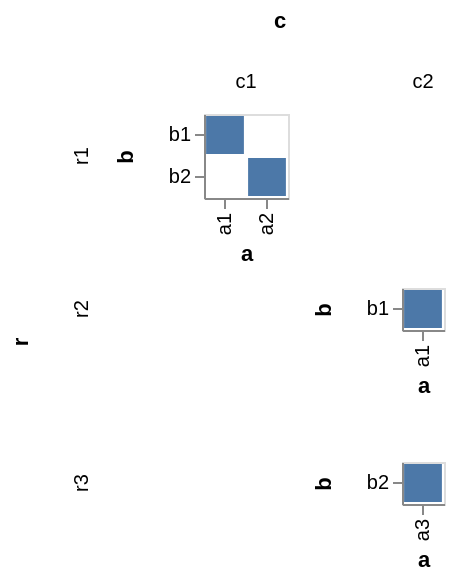

Write a Vega-Lite specification for this figure.
### Vega specification from a JSON file in a GitHub repository (floating-point values rounded to 4 significant figures)
{"$schema": "https://vega.github.io/schema/vega/v3.json", "autosize": "pad", "padding": 5, "data": [{"name": "source_0", "values": [{"r": "r1", "c": "c1", "a": "a1", "b": "b1"}, {"r": "r1", "c": "c1", "a": "a2", "b": "b2"}, {"r": "r2", "c": "c2", "a": "a1", "b": "b1"}, {"r": "r3", "c": "c2", "a": "a3", "b": "b2"}]}, {"name": "cross_column_domain_row_domain", "source": "source_0", "transform": [{"type": "aggregate", "groupby": ["c", "r"], "fields": ["a", "b"], "ops": ["distinct", "distinct"]}]}, {"name": "column_domain", "source": "cross_column_domain_row_domain", "transform": [{"type": "aggregate", "groupby": ["c"], "fields": ["distinct_a"], "ops": ["max"], "as": ["distinct_a"]}]}, {"name": "row_domain", "source": "cross_column_domain_row_domain", "transform": [{"type": "aggregate", "groupby": ["r"], "fields": ["distinct_b"], "ops": ["max"], "as": ["distinct_b"]}]}], "signals": [{"name": "child_x_step", "value": 21}, {"name": "child_y_step", "value": 21}], "layout": {"padding": {"row": 10, "column": 10}, "offset": {"rowTitle": 10, "columnTitle": 10}, "columns": {"signal": "length(data('column_domain'))"}, "bounds": "full", "align": "all"}, "marks": [{"name": "row-title", "type": "group", "role": "row-title", "title": {"text": "r", "offset": 10, "orient": "left", "style": "guide-title"}}, {"name": "column-title", "type": "group", "role": "column-title", "title": {"text": "c", "offset": 10, "style": "guide-title"}}, {"name": "row_header", "type": "group", "role": "row-header", "from": {"data": "row_domain"}, "sort": {"field": "datum[\"r\"]", "order": "ascending"}, "title": {"text": {"signal": "''+parent[\"r\"]"}, "offset": 10, "orient": "left", "style": "guide-label"}, "encode": {"update": {"height": {"signal": "bandspace(datum[\"distinct_b\"], 0.1, 0.05) * child_y_step"}}}}, {"name": "column_header", "type": "group", "role": "column-header", "from": {"data": "column_domain"}, "sort": {"field": "datum[\"c\"]", "order": "ascending"}, "title": {"text": {"signal": "''+parent[\"c\"]"}, "offset": 10, "orient": "top", "style": "guide-label"}, "encode": {"update": {"width": {"signal": "bandspace(datum[\"distinct_a\"], 0.1, 0.05) * child_x_step"}}}}, {"name": "cell", "type": "group", "style": "cell", "from": {"facet": {"name": "facet", "data": "source_0", "groupby": ["r", "c"], "aggregate": {"cross": true, "fields": ["a", "b"], "ops": ["distinct", "distinct"], "as": ["distinct_a", "distinct_b"]}}}, "sort": {"field": ["datum[\"r\"]", "datum[\"c\"]"], "order": ["ascending", "ascending"]}, "encode": {"update": {"width": {"signal": "bandspace(datum[\"distinct_a\"], 0.1, 0.05) * child_x_step"}, "height": {"signal": "bandspace(datum[\"distinct_b\"], 0.1, 0.05) * child_y_step"}}}, "marks": [{"name": "child_marks", "type": "rect", "style": ["rect"], "from": {"data": "facet"}, "encode": {"update": {"fill": {"value": "#4c78a8"}, "x": {"scale": "child_x", "field": "a"}, "width": {"scale": "child_x", "band": true}, "y": {"scale": "child_y", "field": "b"}, "height": {"scale": "child_y", "band": true}}}}], "scales": [{"name": "child_x", "type": "band", "domain": {"data": "facet", "field": "a", "sort": true}, "range": {"step": {"signal": "child_x_step"}}, "paddingInner": 0.1, "paddingOuter": 0.05}, {"name": "child_y", "type": "band", "domain": {"data": "facet", "field": "b", "sort": true}, "range": {"step": {"signal": "child_y_step"}}, "paddingInner": 0.1, "paddingOuter": 0.05}], "axes": [{"scale": "child_x", "orient": "bottom", "grid": false, "title": "a", "labelBaseline": "middle", "labelAngle": 270, "labelAlign": "right", "zindex": 1}, {"scale": "child_y", "orient": "left", "grid": false, "title": "b", "zindex": 1}]}], "config": {"axisY": {"minExtent": 30}}}
